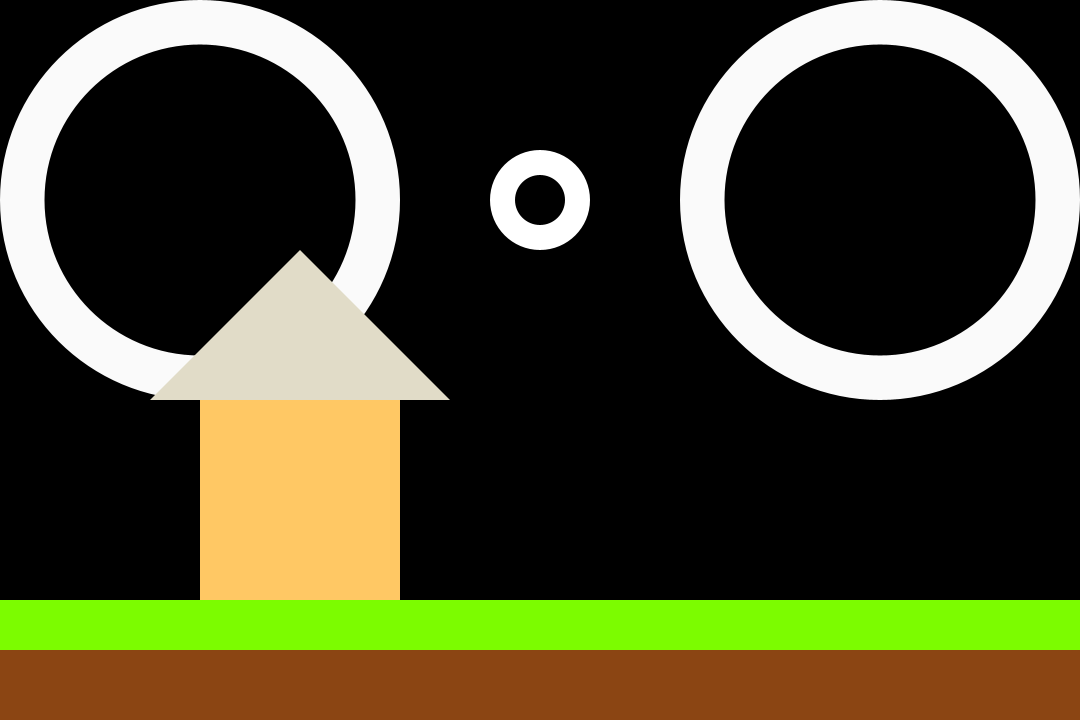
Frame 1 (no input)
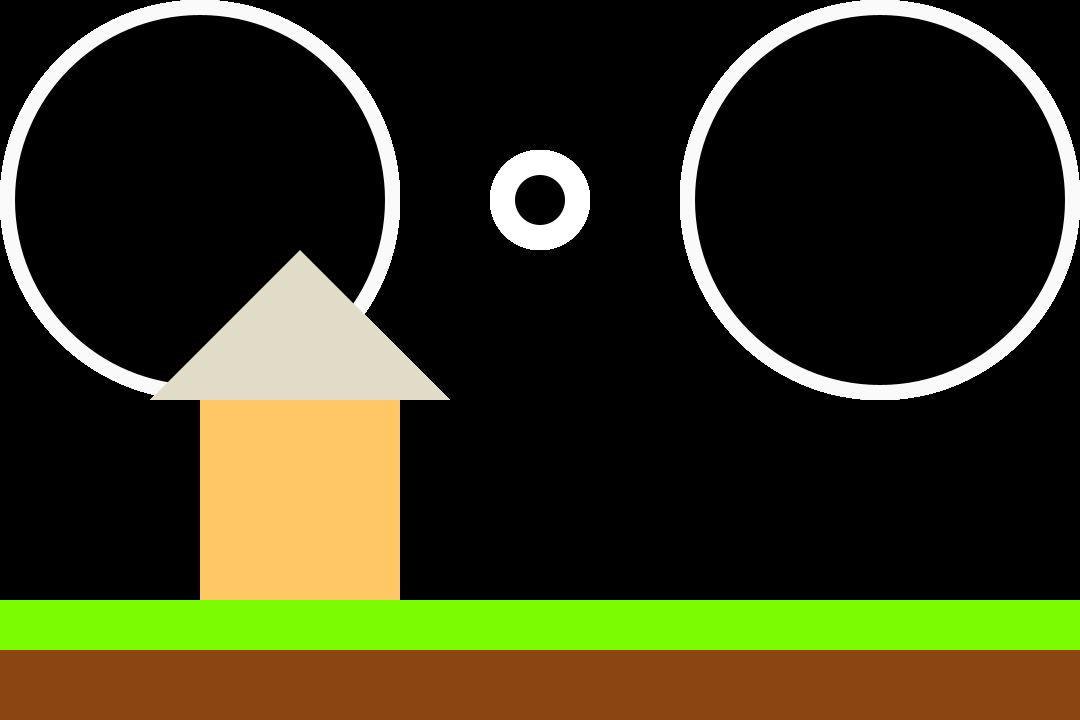
Frame 60 (the mouse pressed at the canvas centre just before this capture)
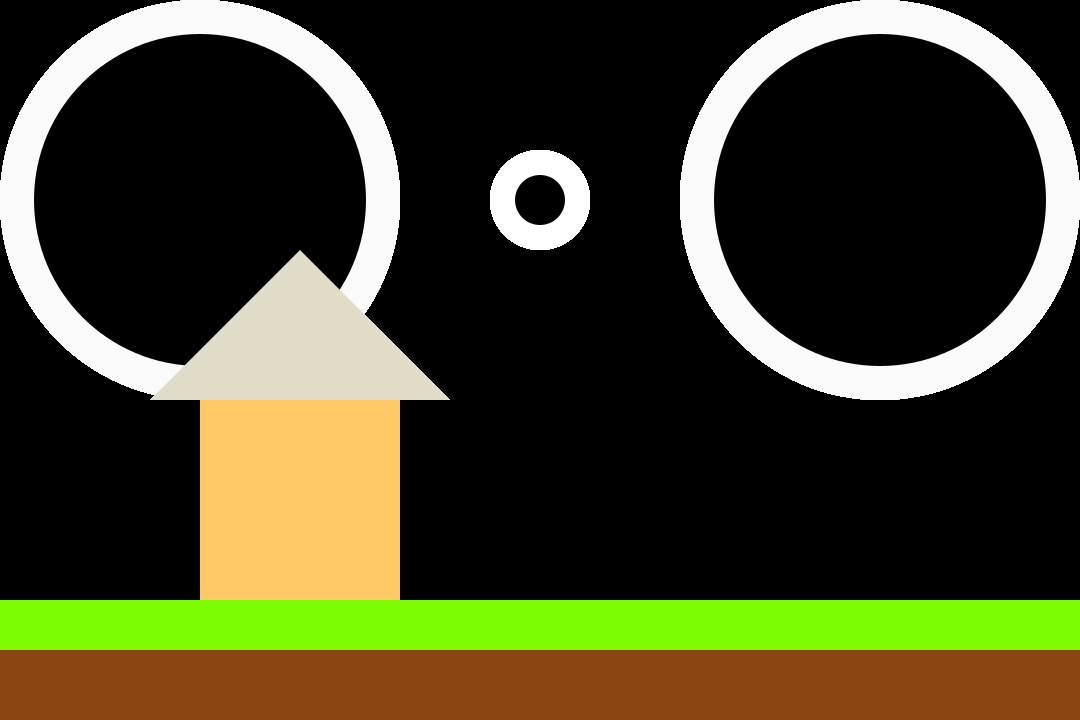
Frame 120 (the mouse held since frame 60 and released just before this capture)

The Processing sketch that drew these frames (run headless with seeded random() and noise(); from frame 60 on, the mouse is pressed at the canvas centre):

// Processing sketch: SS3_Insanity
// ── SS3_Insanity.pde
//Keith Camacho, He Watches, Week 1
//press o/p to increase/decrease size of eyeball
//press spacebar to initiate resonance cascade


int size = 310;
int add = 1;
int min = 60;
int max = 380;
int distanceLattice = 10;
int latticeWeight = 1;
int beginDie = 0;


void setup() {
  size(1080, 720);
  background(0);
  noStroke();
}

void draw() {
 
  
  if(beginDie == 1){lattice();}

  increaseCircle();
  
//mouth

  
    fill(255);
    ellipse(540, 200, 100, 100);
    fill(0);
    ellipse(540, 200, 50, 50);
  
  //Layer 1
    
    
 //Layer 2
 
    strokeWeight(0);
    
  //eyes  
  
  
  
  fill(250, 250, 250);
   ellipse(880, 200, 400, 400);
   ellipse(200, 200, 400, 400);
  fill(0);
  ellipse(200, 200, size, size);
  ellipse(880, 200, size, size);


  //ground
  fill(139, 69, 19);
  rect(0, 650, 1080, 100);
  fill(124, 252, 0);
  rect(0, 600, 1080, 50);

  //house

  fill(225, 220, 200);
  triangle (150, 400, 450, 400, 300, 250);
  fill(255, 200, 100);
  rect(200, 400, 200, 200);


  
  
}



void keyPressed() {
  if (keyCode == 80) {
    size = size + 20;
    if (size > max){size=max;}
  }
  if (keyCode == 79) {
    size = size - 20;
    if (size < min){size=min;};   
  }
  
// add ability to resonance cascade
   if (keyCode == 32){
     if(beginDie == 0){
       beginDie = 1;
     } else{
       beginDie = 0;
       clear();
     }
  }
}

void increaseCircle(){
      if (size > max)
      {
        add = -1;
      }
      if (size < min)
      {
        add = 1;
      }
      size = size + add;
  }

void lattice(){
  
  for (int i=0; i < width; i+=distanceLattice){    
    stroke(random(20)+100,0,0);
    strokeWeight(2+random(10));
    line(i+random(20),0,i+random(20),height);
    }
  for (int i=0; i < height; i+=distanceLattice){
     stroke(random(20)+100,0,0);
     strokeWeight(2+random(10));
     line(0,i+random(20),width,i+random(20));
  }
 
}
